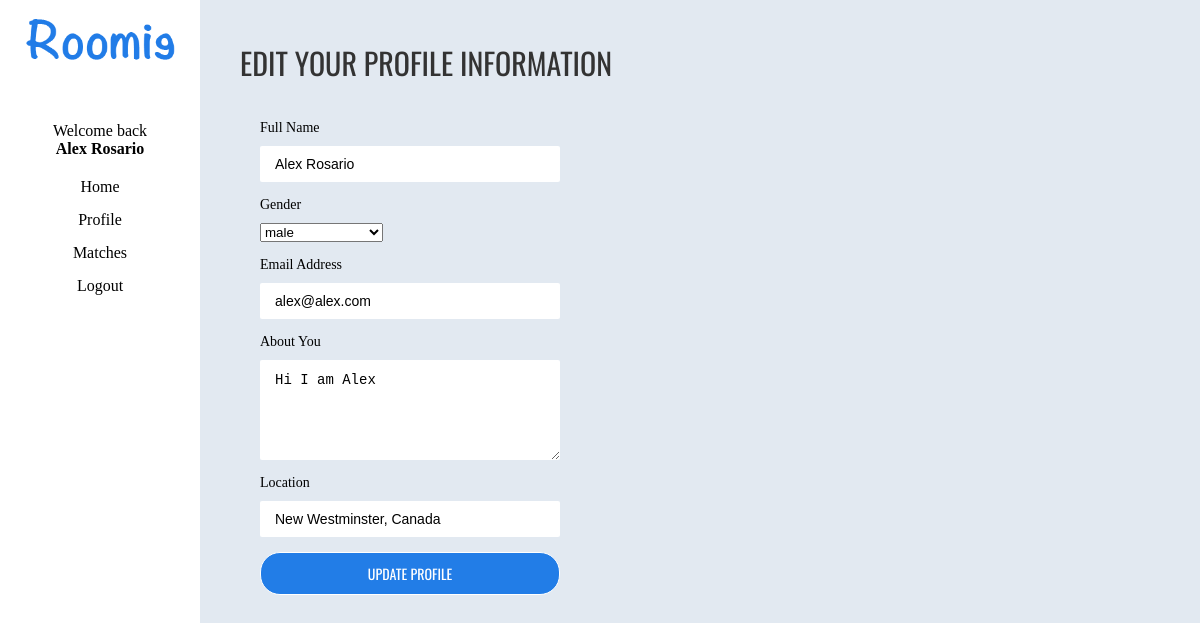
The app's page /editProfileDetails.php (signed in) with its own data.
### tables this page shows
CREATE TABLE `profiles` (
  `id` int(11) NOT NULL,
  `emailAddress` varchar(255) NOT NULL,
  `password` varchar(255) NOT NULL,
  `fullName` varchar(255) NOT NULL,
  `genderId` int(11) NOT NULL,
  `bio` mediumtext NOT NULL,
  `location` varchar(255) NOT NULL
);

### editProfileDetails.php (the view, shortened to what this page needs)
<?php
include("libs/functions.php");
$loggedUser = checkLoggedIn();
include("common/header.php");
?>
<link rel="stylesheet" type="text/css" href="css/form.css">
<div class="wrapper profileInfo">
    <?php
        include("common/nav.php");
    ?>
    <div class="contentWrapper">
        <div class="formWrapper">
            <h1>Edit Your Profile Information</h1>
            <form method="post" action="saveProfileDetails.php">
                <div class="fieldset">
                    <label>Full Name</label>
                    <input type="text" name="fullName" value="<?=$loggedUser["fullName"]?>">
                </div>
                <div class="fieldset">
                    <label>Gender</label>
                    <select name="genderId">
                    </select>
                </div>
                <div class="fieldset">
                    <label>Email Address</label>
                    <input type="text" name="emailAddress" value="<?=$loggedUser["emailAddress"]?>" />
                </div>
                <div class="fieldset">
                    <label>About You</label>
                    <div><textarea name="bio"><?=$loggedUser["bio"]?></textarea></div>
                </div>
                <div class="fieldset">
                    <label>Location</label>
                    <input type="text" name="location" value="<?=$loggedUser["location"]?>" />
                </div>
                <div class="fieldset">
                    <input type="submit" value="Update Profile" class="cta-primary" />
                </div>
            </form>
        </div>
    </div>
</div>
<?php
    include("common/footer.php");
?>

### common/nav.php (shortened to what this page needs)
<header>
    <div id="navFlyout" class="flyouts">
        <div class="navigation">
            <div class="items">
                <div class="logo">
                    <img src="assets/logo.png" alt="Roomie logo">
                </div>
                <ul>
                    <li class="profileInfoText">
                        Welcome back <strong><?=$loggedUser["fullName"]?></strong>
                    </li>
                    <li>
                        <a href="listing.php">Home</a>
                    </li>
                    <li>
                        <a href="#">Profile</a>
                    </li>
                    <li>
                        <a href="matches.php">Matches</a>
                    </li>
                    <li>
                        <a href="logout.php">Logout</a>
                    </li>
                </ul>
            </div>
        </div>
    </div>
</header>

### css/site.css (style rules this page uses)
:root { --primary: #227DE7; --secondary: #333333; --tertiary: #e2e9f1; --background: #FFFFFF; --content: #7d7b77; --headlineOne: 'Oswald', sans-serif; --body: 'Quattrocento', serif; }
* { padding: 0px; margin: 0px; box-sizing: border-box; }
body, html { height: 100%; }
h1, h2 { font-family: var(--headlineOne); text-transform: uppercase; color: var(--secondary); font-size: 30px; font-weight: 400; }
a { text-decoration: none; }
.cta-primary { text-transform: uppercase; color: var(--background); background: var(--primary); font-family: var(--headlineOne); padding: 10px 25px; display: inline-block; transition: .3s linear .1s; margin-right: 15px; border-radius:20px; border: 1px solid transparent; }
#navFlyout .navigation { background: var(--background); position: fixed; top: 0px; text-align: center; width: 200px; max-width: 100%;; height: 100%; z-index: 97; display: block; left: 0%; }
#navFlyout .navigation .logo img { width: 150px; max-width: 100%; margin-top: 15px; }
#navFlyout .navigation a { color: var(--body); }
.contentWrapper { margin-left:200px; background: var(--tertiary); padding: 40px; height:100%; }
.profileInfoText strong { display: block; }
.profileInfoText { margin-bottom: 20px; margin-top: 40px; }
.navigation li a { margin-bottom: 15px; display: block; }
.wrapper { height: 100%; }

### css/grid.css (style rules this page uses)
* { box-sizing: border-box; }

### css/form.css (style rules this page uses)
form { padding: 35px 20px; }
.fieldset { padding-bottom: 15px; overflow: auto; }
label, input, textarea { font-size: 14px }
.fieldset input, textarea { border: 0; padding: 10px 15px; background: #efefef; border-radius:2px; width: 300px; max-width: 100%; }
textarea { display: block; height: 100px; line-height: 20px; }
.profileInfo .fieldset input, .profileInfo textarea { background: var(--background); }
.profileInfo label { display: block; margin-bottom: 10px; }
.fieldset input.cta-primary { background: #227DE7; border: 0; border:1px solid #FFF; color:#FFFFFF; border-radius: 20px; cursor: pointer; }

### records on screen
profiles: fullName "Alex Rosario", emailAddress "alex@alex.com", bio "Hi I am Alex", location "New Westminster, Canada"

### other values on screen
form field genderId "male"
